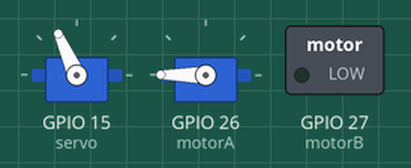
Bench run of a sketch on a simulated ESP32. Shown: 2 × servo, switched loads named in the sketch (green lamp = pin HIGH). Servo pulses on a pin are drawn as a servo (544–2400 µs = 0–180°); pins used as bus, display or sensor lines are not drawn.

Above: at 1.0 s.
At 7.3 s:
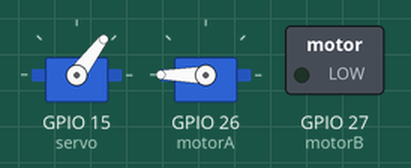
At 9.4 s:
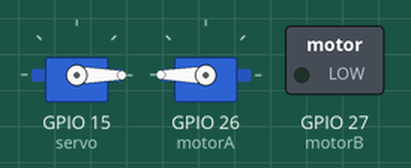
At 19.6 s:
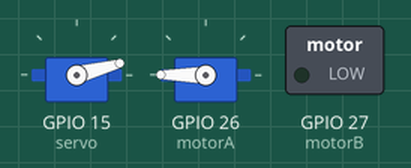
Timing chart, 0 to 40.0 s (numbered marks = the images above):
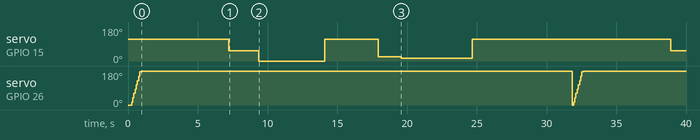

The sketch:

road1.ino
```cpp
const int servo = 15; //13 15--舵机
const int motorA =26; //电机A
const int motorB = 27;//电机B

const int freq = 50;//频率
const int resolution = 8;//分辨率

const int servo_channel = 0;//舵机
const int motorA_channel = 1;//电机A
const int motorB_channel = 2;//电机B


void setup() {
    //舵机
    ledcSetup(servo_channel,freq,resolution);
    ledcAttachPin(servo,servo_channel);
    //电机A
    ledcSetup(motorA_channel,freq,resolution);
    ledcAttachPin(motorA,motorA_channel);
    //电机B
    ledcSetup(motorB_channel,freq,resolution);
    ledcAttachPin(motorB,motorB_channel);

    /*初始化*/
    ledcWrite(servo_channel,22);
    ledcWrite(motorA_channel,0);
    ledcWrite(motorB_channel,0);
    }

void loop(){
    while (1){
        for(int a = 0;a < 255;a=a+3){
          ledcWrite(motorA_channel,a);
          delay(85);
          }
        ledcWrite(servo_channel,14);
        delay(1500);
        for(int a = 255;a >= 191;a=a-3){
          ledcWrite(motorA_channel,a);
          delay(30);
          }
        ledcWrite(servo_channel,7);
        delay(2500);
        for(int a = 191;a >= 128;a=a-3){
          ledcWrite(motorA_channel,a);
          delay(100);
          }
        ledcWrite(servo_channel,22);
        delay(1900);
        for(int a = 128;a <= 255;a=a+3){
          ledcWrite(motorA_channel,a);
          delay(45);
          }
        ledcWrite(servo_channel,10);
        delay(1000);
        for(int a = 255;a >= 191;a=a-3){
          ledcWrite(motorA_channel,a);
          delay(30);
          }
        ledcWrite(servo_channel,9);
        delay(3700);
        for(int a = 191;a >= 128;a=a-3){
          ledcWrite(motorA_channel,a);
          delay(63);
          }

        ledcWrite(servo_channel,22);
        delay(2000);
        for(int a = 128;a <= 255;a=a+3){
          ledcWrite(motorA_channel,a);
          delay(40);
          }
        ledcWrite(motorA_channel,255);
        delay(3300);

        }

    }
    
```

Measured:
- by itself, servo on GPIO 15 (servo): 114° → 53° at 7.2 s, → 0° 2.2 s later, → 114° 4.7 s later, → 23° 3.8 s later, … (7 changes in this stretch)
